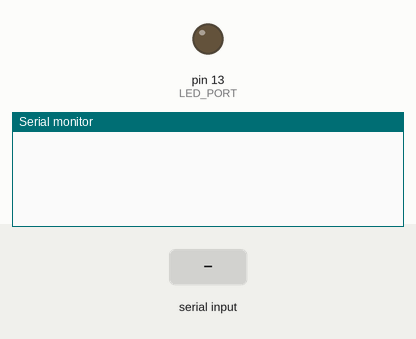
Simulated run of this sketch. Board: Arduino Uno, built with avr-gcc and run on an emulated ATmega328P. On the bench: output pins drawn as LEDs (lit = HIGH), the last lines printed to the serial monitor. The test bench sets the inputs (shaded band).

Above: at 1.2 s.
1.3 s: "s\n" received over Serial
At 2.5 s:
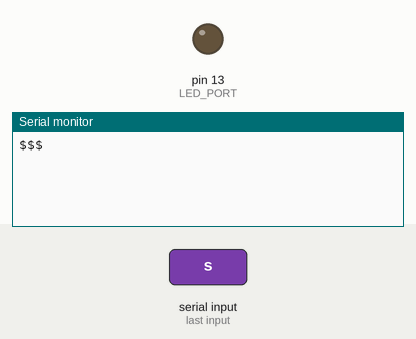
2.8 s: byte 101 ('e') received over Serial
At 3.7 s:
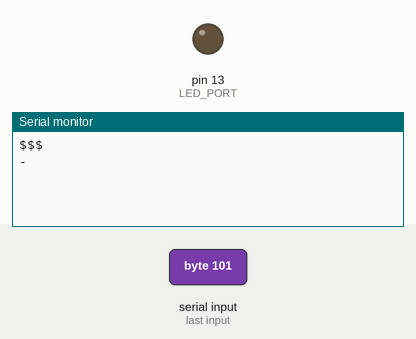
4.3 s: byte 102 ('f') received over Serial
At 5.1 s:
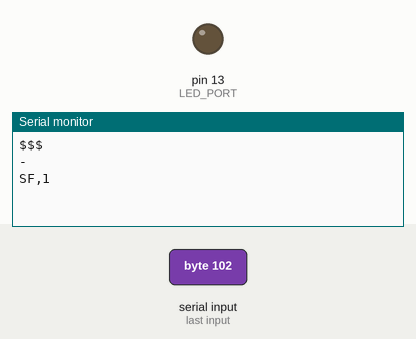
5.8 s: byte 109 ('m') received over Serial
At 6.2 s:
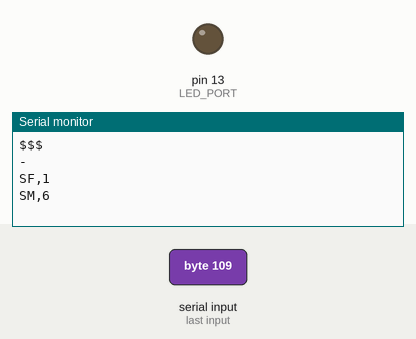
7.3 s: byte 112 ('p') received over Serial
At 8.5 s:
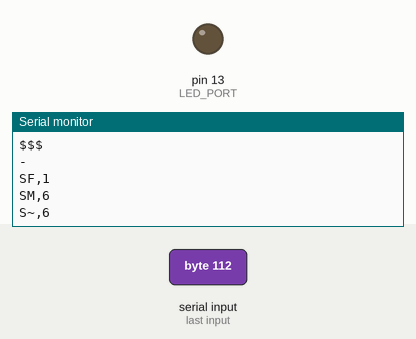
8.8 s: byte 114 ('r') received over Serial
At 9.7 s:
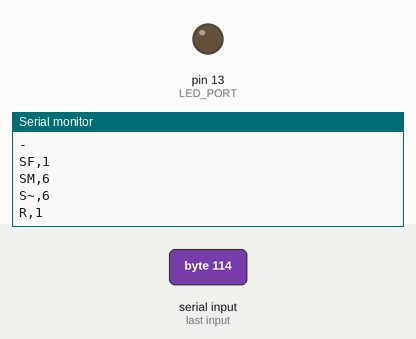

The sketch:

sketch_bluetoothHIDsetting.ino
```cpp
#include <SoftwareSerial.h>

#define LED_PORT 13
#define BT_RX 11
#define BT_TX 10
// TX(RBT-001) <-> 11(Arduino)

#define PWM_WIDTH 500
// roop = 2ms

//#define PORATE 115200
#define PORATE 9600

SoftwareSerial btSerial(BT_RX, BT_TX);

int mode = 0;
int flag1 = 0;
int flag2 = 100;

void setup()
{
  // Initialize LED port
  pinMode(LED_PORT, OUTPUT);
  digitalWrite(LED_PORT, LOW);
  // Initialize internal serial port (with PC)
  Serial.begin(PORATE);
  // Initialize software serial port (with Bluetooth)
  btSerial.begin(PORATE);
}
void loop()
{
  char c;

  // Read from software serial port (with Bluetooth)
  //if (btSerial.available()){
  //  c = btSerial.read();
  //  Serial.write( c );
  //}
  char str[512];
  if(btSerial.available()){
    int i = 0;
    while(1){
      if(btSerial.available()){
        c = btSerial.read();
        str[i] = c;
        //Serial.print(str[i]);
        i++;
      }else{
        str[i] = '\0';
        break;
      }
      delay(1);
    }
    Serial.print("str=");
    Serial.println(str);
  }

  // Read from internal serial port (with PC)
  if (Serial.available()){
    c = Serial.read();

    if(c == 's'){
        Serial.write("$$$\n");
        btSerial.print("$$$");
    }
    if(c == 'e'){
        Serial.write("-\n");
        btSerial.print("-");
        btSerial.print('\r');
    }
    if(c == 'f'){
        Serial.write("SF,1\n");
        btSerial.print("SF,1");
        btSerial.print('\r');
    }
    if(c == 'm'){
//    SM,0    //スレーブモードにする
//    SM,6    //pairing modeにする
        Serial.write("SM,6\n");
        btSerial.print("SM,6");
        btSerial.print('\r');
    }
    if(c == 'p'){
//S~,6    //プロファイルをHIDに変更
        Serial.write("S~,6\n");
        btSerial.print("S~,6");
        btSerial.print('\r');
    }
    if(c == 'r'){
//R,1     //モジュールをリブート
        Serial.write("R,1\n");
        btSerial.print("R,1");
        btSerial.print('\r');
    }
    if(c == 'd'){
//current
        Serial.write("D\n");
        btSerial.print("D");
        btSerial.print('\r');
    }
    if(c == 'h'){
//help
        Serial.write("H\n");
        btSerial.print("H");
        btSerial.print('\r');
    }
    if(c == 'k'){
    //SH,0200 //Descriptor typeをKeyboardにする（デフォルトだから変更しなくてもよい）
        Serial.write("SH,0220\n");
        //btSerial.print("SH,0220");// mouse
        btSerial.print("SH,0200");// keyboard
        btSerial.print('\r');
    }
    if(c == 'b'){
        Serial.write("SU,9600\n");
        btSerial.print("SU,9600");
        btSerial.print('\r');
    }
    if(c == 'n'){
    //SR,5CF93899A91A
        Serial.write("SR,5CF93899A91A\n");
        btSerial.print("SR,001BDC056605");
//        btSerial.print("SR,5CF93899A91A");
        btSerial.print('\r');
    }
  }
  delay(10);
}
```

Measured:
- after the input at 1.3 s, the serial monitor: prints a new line at once (image 1)
- after the input at 2.8 s, the serial monitor: prints a new line at once (image 2)
- after the input at 4.3 s, the serial monitor: prints a new line at once (image 3)
- after the input at 5.8 s, the serial monitor: prints a new line at once (image 4)
- after the input at 7.3 s, the serial monitor: prints a new line at once (image 5)
- after the input at 8.8 s, the serial monitor: prints a new line at once (image 6)
